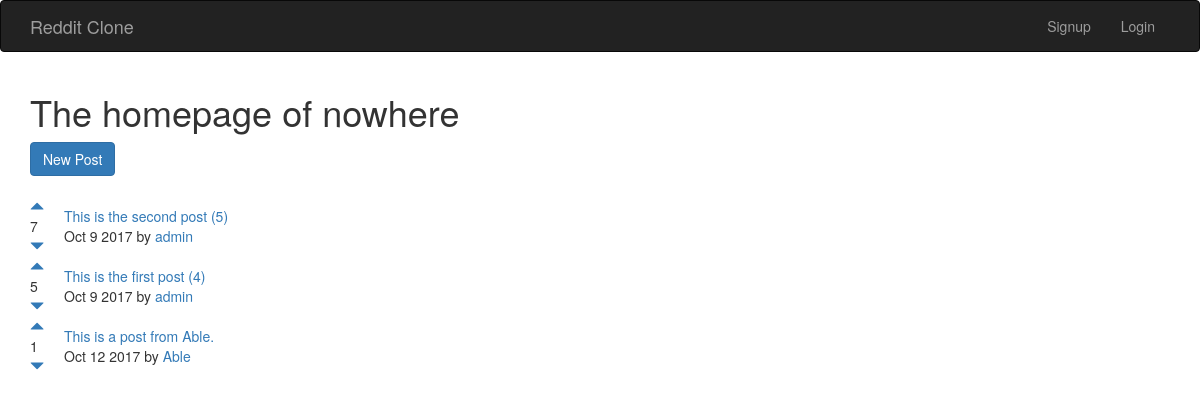
Before: / with the older database file.
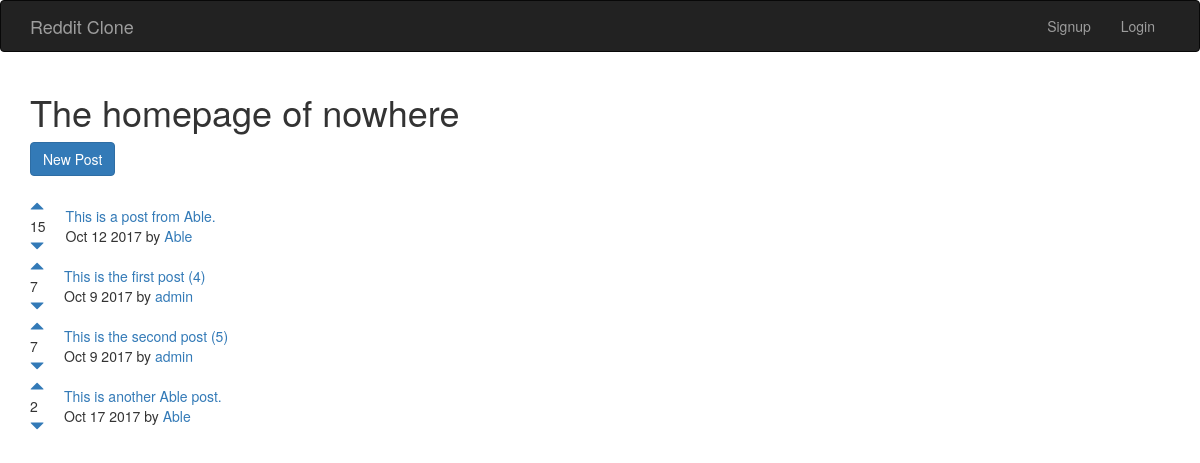
After: the same page with the newer database file.
### posts/models.py (models this page shows, shortened)
class Post(models.Model):
    title = models.CharField(max_length=200)
    publishedDate = models.DateTimeField()
    url = models.TextField()
    author = models.ForeignKey(User)
    votesTotal = models.IntegerField(default=1)
    def publishedDatePretty(self):
        return self.publishedDate.strftime("%b %e %Y")

### posts/views.py (the view)
# urls.py: 2. Add a URL to urlpatterns:  url(r'^$', views.home, name='home')
def home(request):
    posts = Post.objects.order_by('-votesTotal')
    return render(request, 'posts/home.html', {"posts": posts})

### posts/templates/posts/home.html (shortened to what this page needs)
{% extends 'base.html' %}
{% block content%}
<h1>The homepage of nowhere</h1>
<a class="btn btn-primary" href="{% url 'posts:create' %}">New Post</a>
<br/>
<br/>
{% for post in posts.all %}
<table>
    <tr>
        <td style="padding-right: 20px;">
            <a href="#" onClick="document.getElementById('upvote{{  post.id }}').submit()">
                <span class="glyphicon glyphicon-triangle-top" aria-hidden="true"></span>
            </a>
            <br/>{{ post.votesTotal }}</br>
            <a href="#" onClick="document.getElementById('downvote{{  post.id }}').submit()">
                <span class="glyphicon glyphicon-triangle-bottom" aria-hidden="true"></span>
            </a>
        </td>
        <td>
            <a href="{{ post.url }}">{{ post.title }}</a>
            <br/>
            {{ post.publishedDatePretty}} by <a href="{% url 'posts:user_posts' post.author.username %}">{{ post.author.username}}</a>
        </td>
    </tr>
</table>
{% endfor %}
{% endblock %}

### templates/base.html (shortened to what this page needs)
<!DOCTYPE html>
<html lang="en">
  <head>
    <link rel="stylesheet" href="https://maxcdn.bootstrapcdn.com/bootstrap/3.3.7/css/bootstrap.min.css">
  </head>
  <body>
    <nav class="navbar navbar-inverse">
        <div class="container">
            <div class="navbar-header">
                <a class="navbar-brand" href="{% url 'home' %}">Reddit Clone</a>
            </div>
            <div class="collapse navbar-collapse" id="my-navbar">
                <ul class="nav navbar-nav navbar-right">
                    {% if user.is_authenticated %}
                    <li><a href="#" onClick="document.getElementById('logout').submit()">Logout</a></li>
                    <form  method="POST" action="{% url 'accounts:logout' %}" id="logout" >
                        {% csrf_token %}
                        <input type="hidden">
                    </form>
                    {% else %}
                    <li><a href="{% url 'accounts:signup' %}">Signup</a></li>
                    <li><a href="{% url 'accounts:login' %}">Login</a></li>
                    {%  endif %}
                </ul>
            </div>
        </div>
    </nav>
    <div class="container">
        {% block content%}
        {% endblock %}
    </div>
  </body>
</html>

Changed rows visible on the page:
changed Post "This is a post from Able.": votesTotal "1" → "15"; moves up the list
changed Post "This is the first post (4)": votesTotal "5" → "7"; moves down the list
added Post: votesTotal "2", title "This is another Able post.", publishedDatePretty "Oct 17 2017", author.username "Able"
